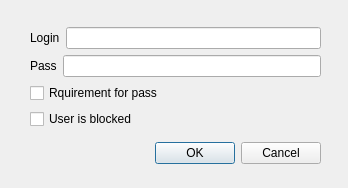
<?xml version="1.0" encoding="UTF-8"?>
<ui version="4.0">
 <class>FormAddUser</class>
 <widget class="QDialog" name="FormAddUser">
  <property name="geometry">
   <rect>
    <x>0</x>
    <y>0</y>
    <width>348</width>
    <height>188</height>
   </rect>
  </property>
  <property name="windowTitle">
   <string>Dialog</string>
  </property>
  <widget class="QWidget" name="">
   <property name="geometry">
    <rect>
     <x>30</x>
     <y>20</y>
     <width>291</width>
     <height>152</height>
    </rect>
   </property>
   <layout class="QVBoxLayout" name="verticalLayout_2">
    <item>
     <layout class="QVBoxLayout" name="verticalLayout">
      <item>
       <layout class="QHBoxLayout" name="horizontalLayout">
        <item>
         <widget class="QLabel" name="label">
          <property name="text">
           <string>Login</string>
          </property>
         </widget>
        </item>
        <item>
         <widget class="QLineEdit" name="lineEdit_login"/>
        </item>
       </layout>
      </item>
      <item>
       <layout class="QHBoxLayout" name="horizontalLayout_2">
        <item>
         <widget class="QLabel" name="label_2">
          <property name="text">
           <string>Pass</string>
          </property>
         </widget>
        </item>
        <item>
         <widget class="QLineEdit" name="lineEdit_pass">
          <property name="echoMode">
           <enum>QLineEdit::Password</enum>
          </property>
         </widget>
        </item>
       </layout>
      </item>
      <item>
       <layout class="QHBoxLayout" name="horizontalLayout_3">
        <item>
         <widget class="QCheckBox" name="checkBox_requirePass">
          <property name="text">
           <string>Rquirement for pass</string>
          </property>
         </widget>
        </item>
       </layout>
      </item>
      <item>
       <layout class="QHBoxLayout" name="horizontalLayout_4">
        <item>
         <widget class="QCheckBox" name="checkBox_userIsBlocked">
          <property name="text">
           <string>User is blocked</string>
          </property>
         </widget>
        </item>
       </layout>
      </item>
     </layout>
    </item>
    <item>
     <widget class="QDialogButtonBox" name="buttonBox">
      <property name="orientation">
       <enum>Qt::Horizontal</enum>
      </property>
      <property name="standardButtons">
       <set>QDialogButtonBox::Cancel|QDialogButtonBox::Ok</set>
      </property>
     </widget>
    </item>
   </layout>
  </widget>
 </widget>
 <resources/>
 <connections>
  <connection>
   <sender>buttonBox</sender>
   <signal>accepted()</signal>
   <receiver>FormAddUser</receiver>
   <slot>accept()</slot>
   <hints>
    <hint type="sourcelabel">
     <x>248</x>
     <y>254</y>
    </hint>
    <hint type="destinationlabel">
     <x>157</x>
     <y>274</y>
    </hint>
   </hints>
  </connection>
  <connection>
   <sender>buttonBox</sender>
   <signal>rejected()</signal>
   <receiver>FormAddUser</receiver>
   <slot>reject()</slot>
   <hints>
    <hint type="sourcelabel">
     <x>316</x>
     <y>260</y>
    </hint>
    <hint type="destinationlabel">
     <x>286</x>
     <y>274</y>
    </hint>
   </hints>
  </connection>
 </connections>
</ui>
